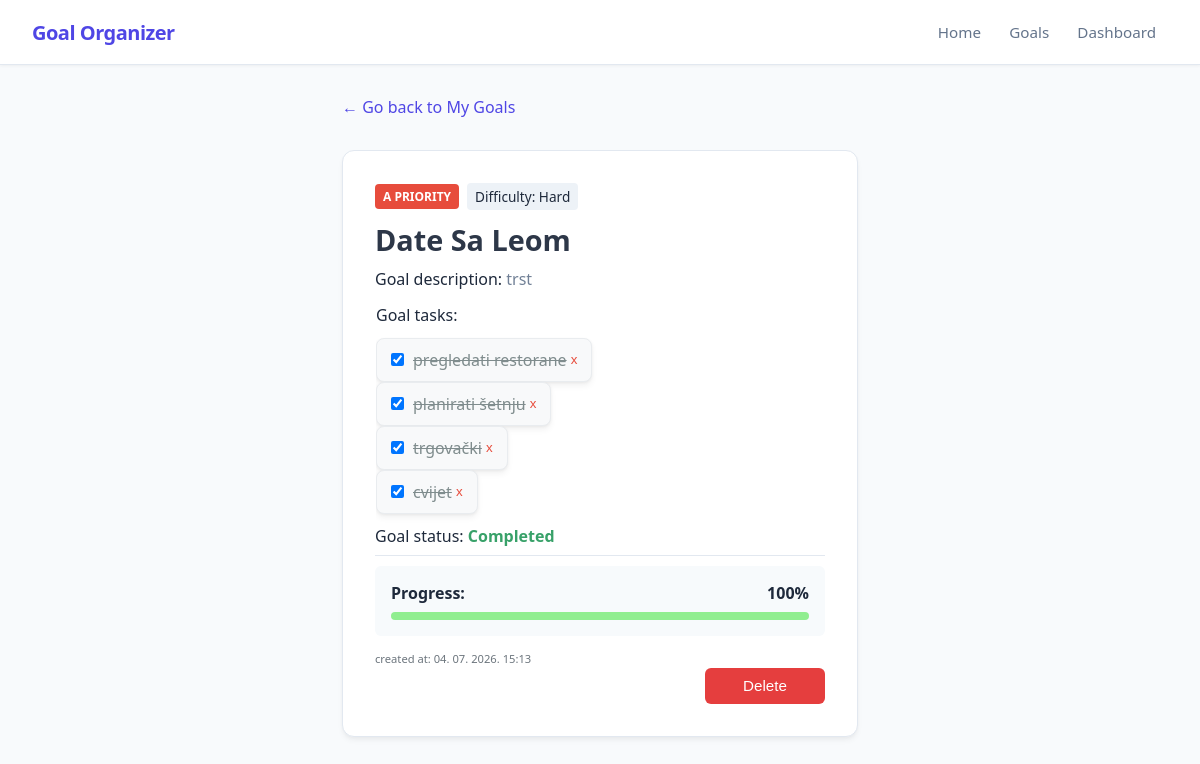
The page /goals/3 on the database its author committed.
### app/models_db.py (models this page shows, shortened)
class Goal(db.Model):
    __tablename__ = 'goals'
    id = db.Column(db.Integer, primary_key=True)
    title = db.Column(db.String(100), nullable=False)
    description = db.Column(db.Text, nullable=False)
    is_completed = db.Column(db.Boolean, default=False)
    progress_percentage = db.Column(db.Float, default=0.0)
    difficulty = db.Column(db.String(20), nullable=False, default='Medium')
    priority = db.Column(db.String(1), nullable=False, default='b')
    created_at = db.Column(db.DateTime, default=datetime.now(timezone.utc), nullable=False)
    tasks = db.relationship('Task', backref='goal', cascade="all, delete-orphan", lazy=True)

class Task(db.Model):
    __tablename__ = 'tasks'
    id = db.Column(db.Integer, primary_key=True)
    text = db.Column(db.String(255), nullable=False)
    is_completed = db.Column(db.Boolean, default=False)
    goal_id = db.Column(db.Integer, db.ForeignKey('goals.id', ondelete='CASCADE'), nullable=False)

### app/routes.py (the view)
@main.route('/goals/<int:goal_id>')
def view_goal(goal_id):
    goal = Goal.query.get_or_404(goal_id)
    tasks_list = goal.tasks
    return render_template('view_goal.html', goal=goal, tasks=tasks_list)

### app/templates/view_goal.html (shortened to what this page needs)
{% extends "base.html" %}
{% block content %}
<div class="container">
    <a href="{{ url_for('main.show_goals') }}" style="text-decoration: none; color: var(--primary); display: inline-flex; align-items: center; margin-bottom: 0.0rem; font-weight: 500;">
            ← Go back to My Goals
    </a>
    <div class="card">
        <div style="display: flex; gap: 0.5rem; align-items: center;">
            <span class="badge badge-{{ goal.priority }} ">{{ goal.priority | upper }} priority</span>
            <span style="background: #edf2f7; padding: 0.25rem 0.5rem; border-radius: 4px; font-size: 0.85rem; font-weight: 500;">
                Difficulty: {{ goal.difficulty }}
            </span>
        </div>
        <div>
            <h2 style="margin: 0 0 0.5rem 0; font-size: 1.8rem; color: #2d3748; padding-top: 10px;">{{ goal.title }}</h2>
            Goal description:
            <span style="margin: 0; color: #718096; line-height: 1.6;">{{ goal.description or 'Nema opisa.' }}</span>
        </div>
        <div class="tasks-container" style="margin-top: 10px; overflow: hidden;">
            <h3 style="margin: 0 0 0.75rem 0; font-size: 1.0rem; font-weight: 400;">Goal tasks:</h3>
            {% if tasks %}
                <ul style="list-style-type: none;">
                    {% for task in tasks %}
                        <li class="task-item task-box" style="display: flex; align-items: center; justify-content: space-between;">
                                        <label style="display: flex; align-items: center; gap: 6px; cursor: pointer;">
                                            <input type="checkbox"
                                                class="task-toggle"
                                                data-task-id="{{ task.id }}"
                                                {% if task.is_completed %}checked{% endif %}>
                                            <span class="{% if task.is_completed %}completed-task{% endif %}">
                                                {{ task.text }}
                                            </span>
                                        </label>
                                        <button type="button"
                                                class="delete-task-btn"
                                                data-task-id="{{ task.id }}"
                                                style="background: none; border: 1px; color: #e74c3c; cursor: pointer; padding: 0 4px;">
                                            x
                                        </button>
                                    </li>
                    {% endfor %}
                </ul>
            {% else %}
                <p style="margin: 0; color: #a0aec0; font-style: italic;">Nema dodanih zadataka.</p>
            {% endif %}
        </div>
        <div class="goal-status">
            Goal status:
            {% if goal.is_completed %}
                <span style="color: #38a169; font-weight: bold;">Completed</span>
            {% else %}
                <span style="color: #dd6b20; font-weight: bold;">In Progress</span>
            {% endif %}
        </div>
        <hr style="border: 0; border-top: 1px solid #e2e8f0; margin: 0.5rem 0;">
        <div style="background: #f7fafc; padding: 1rem; border-radius: 6px; margin-top: 10px; margin-bottom: 10px;">
            <div style="display: flex; justify-content: space-between; margin-bottom: 0.5rem; font-weight: 600;">
                <span>Progress:</span>
                <span class="progress-percentage">{{ goal.progress_percentage | round | int }}%</span>
            </div>
            <div class="progress-bar" style="width: 100%; background: #e2e8f0; height: 8px; border-radius: 4px; overflow: hidden;">
                <div style="--progress: {{ goal.progress_percentage|int }}%; width: var(--progress); background: lightgreen; height: 100%; transition: width 0.3s ease;"></div>
            </div>
        </div>
        <div>
            <small class="date">created at: {{ goal.created_at.strftime('%d. %m. %Y. %H:%M') }}</small>
        </div>
        <div style="display: flex; justify-content: flex-end;">
            <form action="{{ url_for('main.delete_goal', goal_id=goal.id) }}" method="POST" onsubmit="return confirm('Are you sure you want to delete {{goal.title}}?');">
                <button type="submit" style="background-color: #e53e3e; color: white; border: none; padding: 0.6rem 1.2rem; border-radius: 6px; cursor: pointer; font-weight: 500;">
                    Delete
                </button>
            </form>
        </div>
    </div>
</div>
{% endblock %}

### app/static/style.css (style rules this page uses)
:root { --bg-color: #f8fafc; --card-bg: #ffffff; --text-main: #1e293b; --text-muted: #64748b; --border-color: #e2e8f0; --primary: #4f46e5; --primary-hover: #4338ca; --success: #22c55e; --pending: #f59e0b; }
body { font-family: 'Segoe UI', Roboto, Helvetica, Arial, sans-serif; background-color: var(--bg-color); color: var(--text-main); margin: 0; padding: 2rem; display: flex; justify-content: center; padding-top: calc(64px + 2rem); }
.container { width: 100%; max-width: 1200px; display: grid; grid-template-columns: 1fr; gap: 2rem; }
h1, h2, h3, a, .goal-title { white-space: nowrap; overflow: hidden; text-overflow: ellipsis; max-width: 100%; }
h2 { text-transform: capitalize; font-size: 1.1em; font-weight: bold; }
.badge { padding: 4px 8px; border-radius: 4px; font-size: 12px; font-weight: bold; text-transform: uppercase; }
.badge-a { background-color: #e74c3c; color: white; }
.card { max-width: 100%; min-width: 450px; background: var(--card-bg); padding: 2rem; border-radius: 12px; box-shadow: 0 4px 6px -1px rgba(0, 0, 0, 0.05), 0 2px 4px -1px rgba(0, 0, 0, 0.03); border: 1px solid var(--border-color); }
.card h2 { margin-top: 0; margin-bottom: 1.5rem; font-size: 1.25rem; font-weight: 600; }
.tasks-container { border: transparent solid 1px; }
button[type="submit"] { width: 100%; background-color: var(--primary); color: white; padding: 0.75rem; border: none; border-radius: 6px; font-size: 1rem; font-weight: 500; cursor: pointer; transition: background-color 0.2s; }
ul { text-align: left; margin: 0; padding-bottom: 10px; display: flex; flex-direction: column; gap: 0rem; padding-left: 0px; }
li { padding-right: 10px; }
.badge { padding: 0.25rem 0.5rem; border-radius: 4px; font-size: 0.75rem; font-weight: 600; text-transform: uppercase; }
.date { color: #6c757d; font-size: 0.7em; }
button[type="submit"] { width: auto; min-width: 120px; padding: 0.75rem 1.5rem; background-color: var(--primary); color: white; border: none; border-radius: 6px; font-size: 0.95rem; font-weight: 500; cursor: pointer; transition: background-color 0.2s; display: block; margin-left: auto; }
.completed-task { text-decoration: line-through; color: #7f8c8d; }
.task-box { width: fit-content; max-width: 300px; white-space: normal; word-break: break-word; background-color: #f8f9fa; border-radius: 8px; box-shadow: 0 4px 6px rgba(0, 0, 0, 0.05), 0 1px 3px rgba(0, 0, 0, 0.05); padding: 10px; border: 1px solid #e9ecef; }

### rows shown on the page
Goal: priority "A", difficulty "Hard", title "Date Sa Leom", description "trst", progress_percentage "100", created_at "04. 07. 2026. 15:13"
Task: is_completed "☑", text "pregledati restorane"
Task: is_completed "☑", text "planirati šetnju"
Task: is_completed "☑", text "trgovački"
Task: is_completed "☑", text "cvijet"
